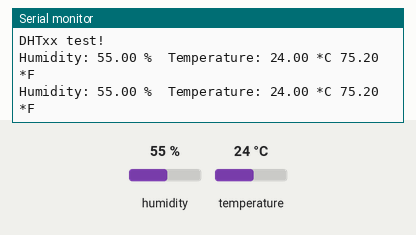
A sketch run on a simulated Arduino Uno, built with avr-gcc and run on an emulated ATmega328P. Shown: the last lines printed to the serial monitor. The test bench sets the inputs (shaded band); at power-on: humidity 55 %, temperature 24 °C.

Above: at 2.8 s.
2.9 s: humidity set to 22 %
At 4.4 s:
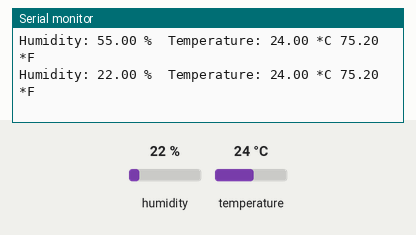
5.6 s: temperature set to 12 °C
At 7.4 s:
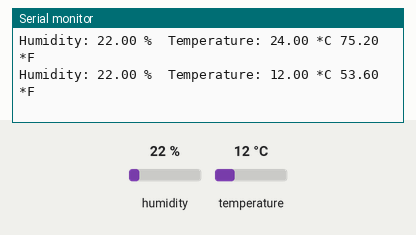
8.3 s: humidity set to 40 %
At 10.9 s:
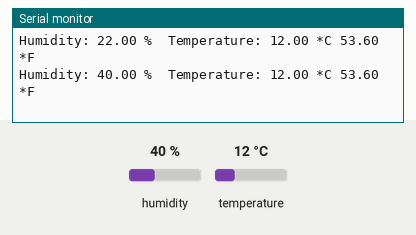
Timing chart, 0 to 12.4 s (numbered marks = the images above; inputs shaded):
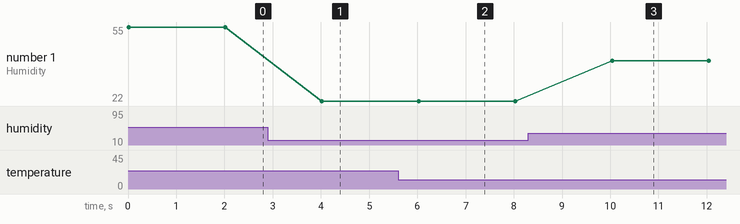

Measured:
- after the input at 2.9 s, the serial monitor: prints a new line after 1.1 s (image 1)
- after the input at 5.6 s, the serial monitor: prints a new line after 0.43 s (image 2)
- after the input at 8.3 s, the serial monitor: prints a new line after 1.7 s (image 3)
- plotted number 1: 55 → 22 after the input at 2.9 s, 22 → 40 after the input at 8.3 s

The sketch:

Micro.ino
```cpp
//-------------- dht use
#include "DHT.h"
#define DHTPIN 8     // what digital pin we're connected to


//#define DHTTYPE DHT11   // DHT 11
#define DHTTYPE DHT22   // DHT 22  (AM2302), AM2321
//#define DHTTYPE DHT21   // DHT 21 (AM2301)

DHT dht(DHTPIN, DHTTYPE);


void setup()   /*----( SETUP: RUNS ONCE )----*/
{
    Serial.begin(9600);
  Serial.println("DHTxx test!");
    dht.begin();

}// END Setup

static int count=0;
void loop()
{
  // Reading temperature or humidity takes about 250 milliseconds!
  // Sensor readings may also be up to 2 seconds 'old' (its a very slow sensor)
  float h = dht.readHumidity();
  // Read temperature as Celsius (the default)
  float t = dht.readTemperature();
  // Read temperature as Fahrenheit (isFahrenheit = true)
  float f = dht.readTemperature(true);


  Serial.print("Humidity: ");
  Serial.print(h);
  Serial.print(" %\t");
  Serial.print("Temperature: ");
  Serial.print(t);
  Serial.print(" *C ");
  Serial.print(f);
  Serial.print(" *F\t\n");


  delay(2000);
} // END Loop
```
